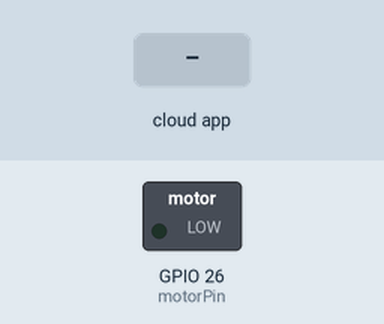
The program below on a simulated ESP32. On the bench: switched loads named in the program (green lamp = pin HIGH). The inputs (shaded band) are chosen by the test bench. WiFi joins after 1.5 s; servers stay silent unless stated; the Firebase database answers and starts empty; what the program prints to the serial monitor is not drawn.

Above: at 2.8 s.
2.9 s: the phone or cloud app sets activeSessionId to true
At 4.11 s:
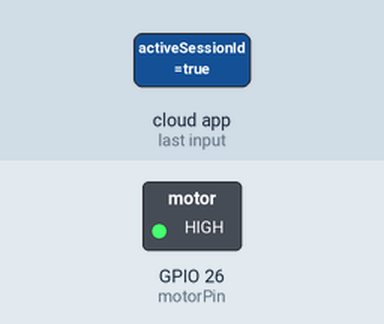
Timing chart, 0 to 11.6 s (numbered marks = the images above; inputs shaded):
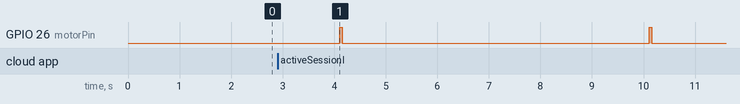

The program:

main.cpp
```cpp
#include <Arduino.h>
#include <WiFi.h>
#include <Firebase_ESP_Client.h>

// ================= WIFI =================
#define WIFI_SSID "GalaxyMengo"
#define WIFI_PASSWORD "CiaoBello"

// ================= FIREBASE =================
#define API_KEY "AIzaSyCOG1pqQFvfiIi10Pu9WByBCO1rbRTBMpc"
#define DATABASE_URL "quietband-d452c-default-rtdb.europe-west1.firebasedatabase.app"

// ================= FIREBASE OBJECTS =================
FirebaseData fbdo;
FirebaseAuth auth;
FirebaseConfig config;

// ================= PIN =================
const int triggerPin = 4;   // pogo / input
const int motorPin = 26;

// ================= PATH =================
String path = "";
String sensorId = "";

// ================= WIFI =================
void connectWiFi() {

  WiFi.mode(WIFI_STA);
  WiFi.setSleep(false);
  WiFi.setAutoReconnect(true);
  WiFi.persistent(false);

  WiFi.begin(WIFI_SSID, WIFI_PASSWORD);

  Serial.print("WiFi connecting");

  while (WiFi.status() != WL_CONNECTED) {
    delay(500);
    Serial.print(".");
  }

  Serial.println("\nWiFi OK");
  Serial.print("IP: ");
  Serial.println(WiFi.localIP());
}

// ================= FIREBASE =================
void initFirebase() {
  config.api_key = API_KEY;
  config.database_url = DATABASE_URL;

  config.signer.test_mode = true;

  Firebase.begin(&config, &auth);
  Firebase.reconnectWiFi(true);

  Serial.println("Firebase OK");
}

// ================= SEND STATUS =================
bool sendStatus(const String &state) {
  Serial.print("Sending status: ");
  Serial.println(state);
  Serial.print("To path: ");
  Serial.println(path);


  if (Firebase.RTDB.setString(&fbdo, path, state)) {
    Serial.print("Firebase → ");
    Serial.println(state);
    return true;
  } else {
    Serial.println("Firebase ERROR");
    Serial.println(fbdo.errorReason());
    return false;
  }
}

// ================= CHECK RECEIVERS =================
bool receiversOnline = false;

void checkReceivers() {

  if (Firebase.RTDB.getJSON(&fbdo, "/receivers")) {

    FirebaseJson &json = fbdo.jsonObject();
    size_t len = json.iteratorBegin();

    for (size_t i = 0; i < len; i++) {

      int type;
      String key, value;
      json.iteratorGet(i, type, key, value);

      if (value.indexOf("true") != -1) {
        receiversOnline = true;
        break;
      }
    }

    json.iteratorEnd();

    Serial.print("Receivers online: ");
    Serial.println(receiversOnline ? "YES" : "NO");

  } else {
    receiversOnline = false;
  }
}

// ================= CHECK SAFETY =================
bool safetyStatus = true;

void checkSafety() {
  String newPath = "/sensors/";
  newPath += sensorId;
  newPath += "/status";

  Serial.print("Checking safety status at path: ");
  Serial.println(newPath);

  if (Firebase.RTDB.getString(&fbdo, newPath)) {
    String status = fbdo.stringData();
    safetyStatus = (status != "emergency");
    Serial.print("Safety status: ");
    Serial.println(safetyStatus ? "SAFE" : "EMERGENCY");
  } else {
    safetyStatus = true; // default safe
    Serial.println("Firebase ERROR");
    Serial.println(fbdo.errorReason());
  }
}

// ================= SETUP =================
bool triggered;

void setup() {

  Serial.begin(115200);

  pinMode(triggerPin, INPUT_PULLUP);
  pinMode(motorPin, OUTPUT);
  digitalWrite(motorPin, LOW);

  connectWiFi();
  initFirebase();

  if (Firebase.RTDB.getString(&fbdo, "/hardware_bridge/activeSessionId")) {
    sensorId = fbdo.stringData();
    Serial.println("ActiveSessionId: ");
    Serial.println(sensorId);

    path = "/sensors/";
    path += sensorId;
    path += "/status";
  } else {
    Serial.println("Failed to get activeSessionId");
  }

  triggered = false;
}

// ================= LOOP =================

void loop() {
  if (sensorId != "") {
    Serial.println("EMERGENCY TRIGGERED");

    if (triggered)
      checkSafety();

    if (!(safetyStatus && triggered) && sendStatus("emergency")) {
      triggered = true;

      // stampa il safety status prima di attivare il motore
      Serial.print("Safety status: ");
      Serial.println(safetyStatus ? "SAFE" : "EMERGENCY");
      Serial.print("Triggered: ");
      Serial.println(triggered ? "YES" : "NO");

      digitalWrite(motorPin, HIGH);
      delay(50);
      digitalWrite(motorPin, LOW);

      delay(500);

      checkReceivers();
      if (receiversOnline) {
        Serial.println("RECEIVERS ONLINE");
        digitalWrite(motorPin, HIGH);
        delay(50);
        digitalWrite(motorPin, LOW);
      } else {
        Serial.println("NO RECEIVERS ONLINE");
      }
    }

    delay(5000);
  } else {
    if (Firebase.RTDB.getString(&fbdo, "/hardware_bridge/activeSessionId")) {
      sensorId = fbdo.stringData();
      Serial.println("ActiveSessionId: ");
      Serial.println(sensorId);

      path = "/sensors/";
      path += sensorId;
      path += "/status";
    } else {
      Serial.println("Failed to get activeSessionId");
    }

    delay(1000);
  }

}
```

Measured:
- after the input at 2.9 s, GPIO 26 (motorPin): alternates HIGH for 0.05 s and LOW for 6.0 s, starting after 1.2 s
